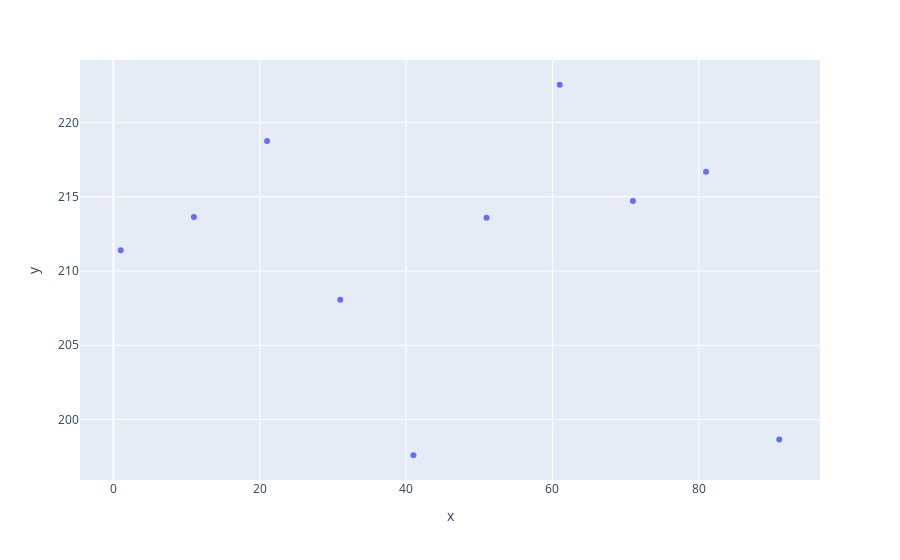

Notebook cell for this chart:
### Code cell
px.scatter(x=depths, y=mean_escape_times)

### Figure 1 — Plotly figure (JSON) as saved in the notebook; plotly's stock layout.template omitted (floating-point values rounded to 4 significant figures)
{"data": [{"hovertemplate": "x=%{x}<br>y=%{y}<extra></extra>", "legendgroup": "", "marker": {"color": "#636efa", "symbol": "circle"}, "mode": "markers", "name": "", "orientation": "v", "showlegend": false, "type": "scatter", "x": [1, 11, 21, 31, 41, 51, 61, 71, 81, 91], "xaxis": "x", "y": [211.4, 213.6, 218.8, 208.1, 197.6, 213.6, 222.5, 214.7, 216.7, 198.6], "yaxis": "y"}], "layout": {"legend": {"tracegroupgap": 0}, "margin": {"t": 60}, "xaxis": {"anchor": "y", "domain": [0, 1], "title": {"text": "x"}}, "yaxis": {"anchor": "x", "domain": [0, 1], "title": {"text": "y"}}}}
